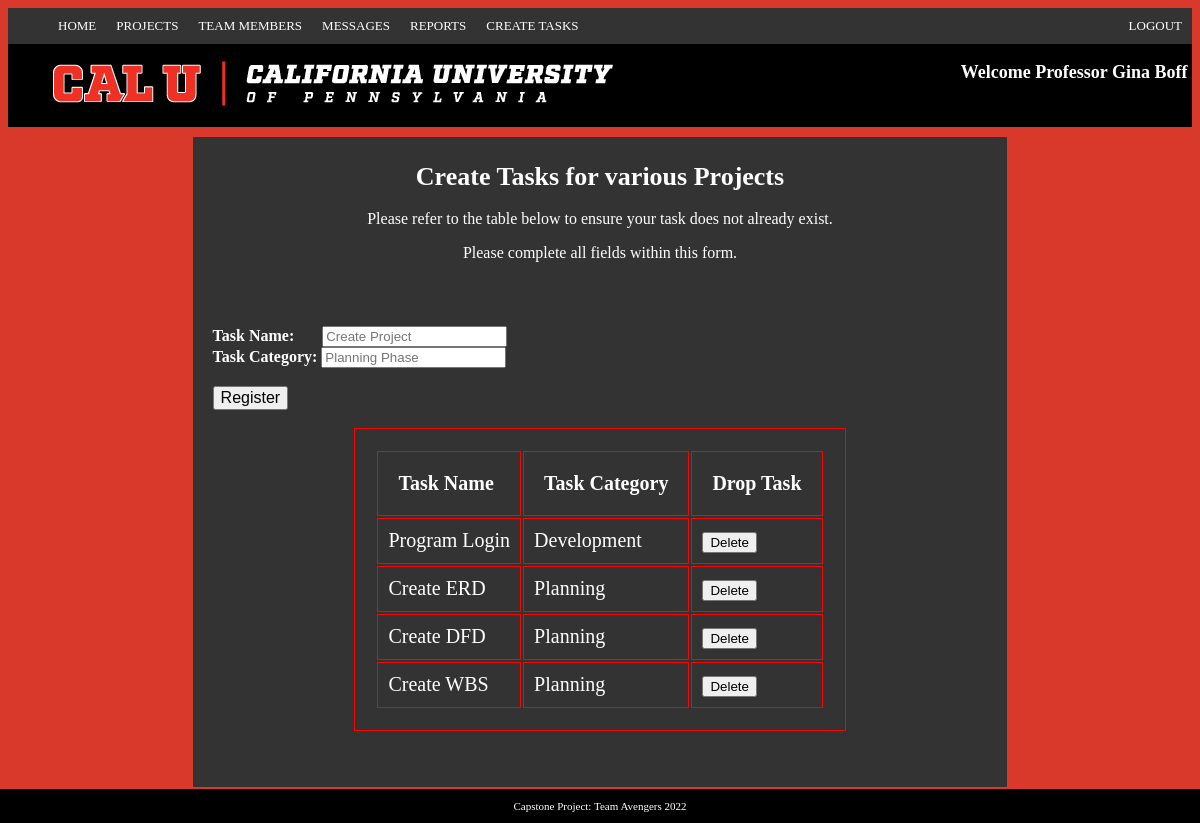
The page /projectDirector/create_tasks.php (signed in) on the database its author committed.
### tables this page shows
CREATE TABLE project_director (
    dir_id      INT           NOT NULL    AUTO_INCREMENT,
    dir_fname   VARCHAR(60)   NOT NULL,
    dir_lname   VARCHAR(60)   NOT NULL,
    username    VARCHAR(255)   NOT NULL,
    password    VARCHAR(255)   NOT NULL,
    PRIMARY KEY (dir_id)
);

CREATE TABLE tasks (
    task_id         INT           NOT NULL AUTO_INCREMENT,
    task_name       VARCHAR(30)   NOT NULL,
    task_category   VARCHAR(30),
    due_date        DATE,
    mem_id          INT,
    PRIMARY KEY (task_id),
    FOREIGN KEY (mem_id) REFERENCES team_members (mem_id)
);

### projectDirector/director/dir_name.php (called while the page is built, shortened)
<?php
$username = $_SESSION['username'];
$query = 'SELECT * FROM project_director
					WHERE username = :username';
$statement = $db->prepare($query);
$statement->bindValue(':username',$username);
$statement->execute();
$variable1 = $statement->fetch();

### projectDirector/create_tasks.php (the view, shortened to what this page needs)
<?php
require_once('../inc/db_connect.php');
include('director/dir_name.php');
include('webpage/header.php');
$queryTasks = "SELECT * FROM tasks ORDER BY task_category";
$stmt = $db->prepare($queryTasks);
$stmt->execute();
$tasks = $stmt->fetchAll();
$error = '';
?>
<main>
	<div class="pdForm3">
		<h1>Create Tasks for various Projects</h1>
		<p>Please refer to the table below to ensure your task does not already exist.</p>
		<p>Please complete all fields within this form.</p>
		<div class="entryForm2">
			<form method="POST">
				<span style="color: yellow"><b><?php if($error != '') { echo $error; } ?></b></span><br>
				<br><label>Task Name:</label>&nbsp;&nbsp;&nbsp;&nbsp;&nbsp;&nbsp;
				<input type="text" name="task_name" placeholder="Create Project"><br>
				<label>Task Category:</label>
				<input type="text" name="task_category" placeholder="Planning Phase"><br>
				<br>
				<input type="submit" name="register" value="Register" style = "font-size: medium">	<br>
			</form><br>
				<table align="center">
					<tr>
						<th>Task Name</th>
						<th>Task Category</th>
						<th>Drop Task</th>
					</tr>
					<?php foreach($tasks as $task): ?>
					<tr>
						<td><?php echo $task["task_name"]; ?> </td>
						<td><?php echo $task["task_category"]; ?> </td>
						<td>
							<form method="POST">
								<input type="submit" name="deleteTask" value="Delete">
							</form>
						</td>
					</tr>
					<?php endforeach; ?>
				</table>
		</div><br><br>
	</div>
</main>
</body><br>
<footer><p>Capstone Project: Team Avengers 2022</p></footer>
</html>

### projectDirector/webpage/header.php (shortened to what this page needs)
<!DOCTYPE html>
<html lang="en">
<head>
	<link rel="stylesheet" href="webpage/main.css" />
	<link rel="stylesheet" href="https://cdnjs.cloudflare.com/ajax/libs/font-awesome/4.7.0/css/font-awesome.min.css">
</head>
<body>
<header>
	<nav>
		<div class="navbar">
			<ul>
				<li><a href="project_director_home.php">Home</a>
				<li><a href="#Projects">Projects</a>
				</li>
				<li><a href="#teamMembers">Team Members</a>
				</li>
				<li><a href="#messages">Messages</a>
				</li>
				<li><a href="run_reports.php">Reports</a></li>
				<li><a href="create_tasks.php">Create Tasks</a></li>
			</ul>
		<div class="logout">
			<div class="logout2">
				<ul>
					<li><a href="clear.php">LOGOUT</a><li>
				</ul>
			</div>
		</div>
	</nav>
	<div class="header">
		<div class="header2">
			<img src="webpage/caluBanner.jpg" alt="California University of Pennsylvania">
			<div class="greeting">
				<h3><b>Welcome Professor <?php echo $variable1['dir_fname']. " ". $variable1['dir_lname']; ?></b>&nbsp;</h3>
			</div>
		</div>
	</div>
</header>

### projectDirector/webpage/main.css (style rules this page uses)
html { background-color: rgb(217, 57, 42); }
body { width: auto; }
a { text-transform: uppercase; font-size: 14px; }
.navbar { background: #333; }
.navbar:after { content: ''; clear: both; display: block; }
.navbar ul { list-style: none; margin: 0; }
.navbar > ul > li { float: left; position: relative; }
.navbar ul li a { text-decoration: none; color: white; padding: 10px 10px; display: block; font-size: 13px; }
.logout { float: right; }
.logout2 a { text-decoration: none; color: white; margin: 0; }
.header { background-color: #919191; max-width: 100%; }
.header2 { background-color: black; height: auto; max-width: 100%; }
.greeting { float: right; }
h1 { color: white; font-size: 26px; }
h3 { color: white; font-size: 18px; }
main { padding: 10px; }
footer { position: fixed; left: 0; bottom: 0; width: 100%; background-color: black; color: white; text-align: center; font-size: 11px; }
.entryForm2 { padding: 12px; text-align: left; background: #333; color: white; }
input[name="register"] { cursor: pointer; }
li { max-width:335px; word-wrap:break-word; text-align:left; }
label { font-weight: bold; font-size: 12pt; }
.pdForm3 { padding: 8px; text-align: center; background: #333; width: auto; margin-left: 15%; color: white; margin-right: 15%; }
table, th, td { border: 1px double red; font-size:20px; width:auto; color: white; text-align: left; padding:10px }
table, th, td[class=blackBox] { background: #333; font-size:20px; width:auto; color: white; text-align: left; padding:20px }

### rows shown on the page
project_director: dir_fname "Gina", dir_lname "Boff"
tasks: task_name "Program Login", task_category "Development"
tasks: task_name "Create ERD", task_category "Planning"
tasks: task_name "Create DFD", task_category "Planning"
tasks: task_name "Create WBS", task_category "Planning"
